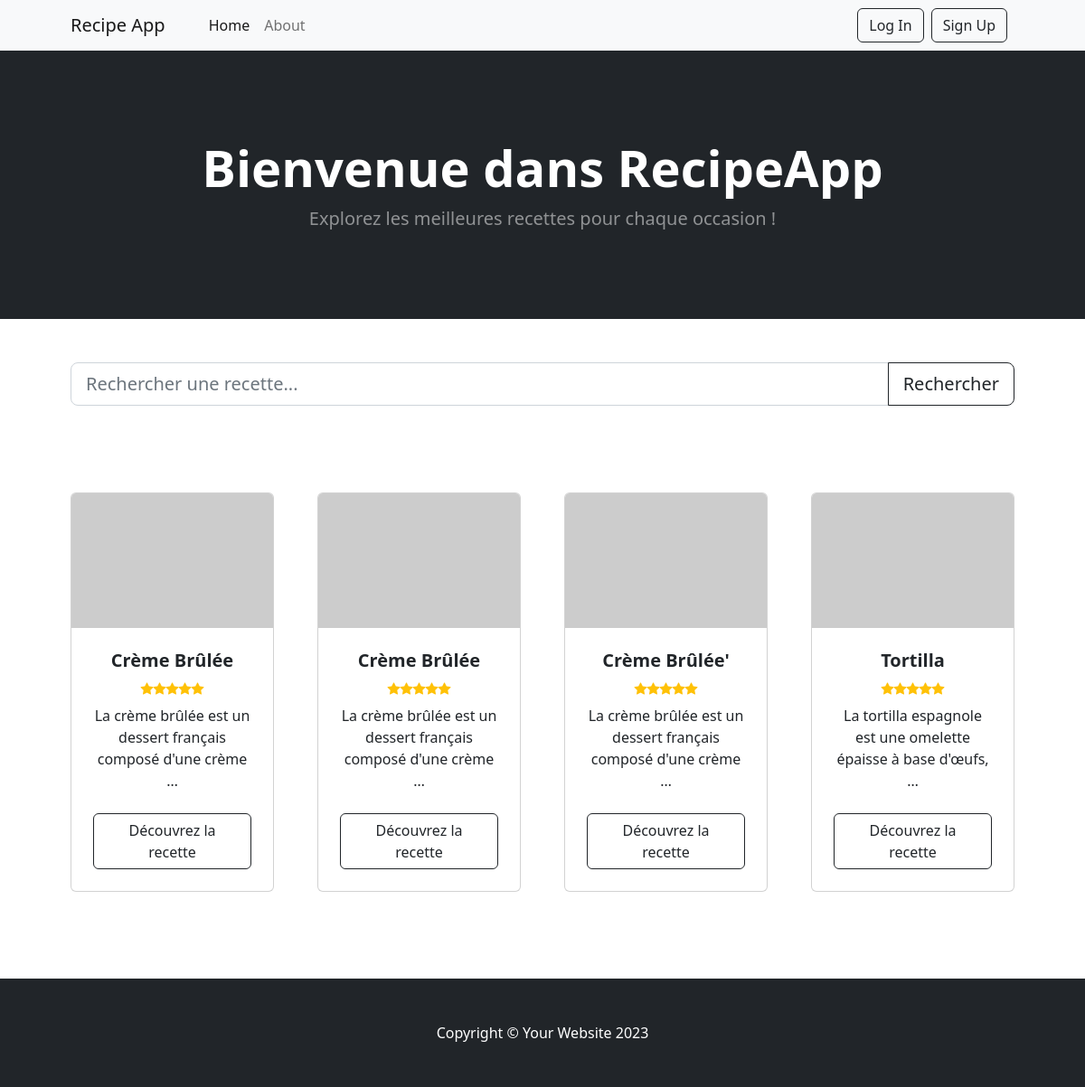
Before: /recipes/ with the older database file.
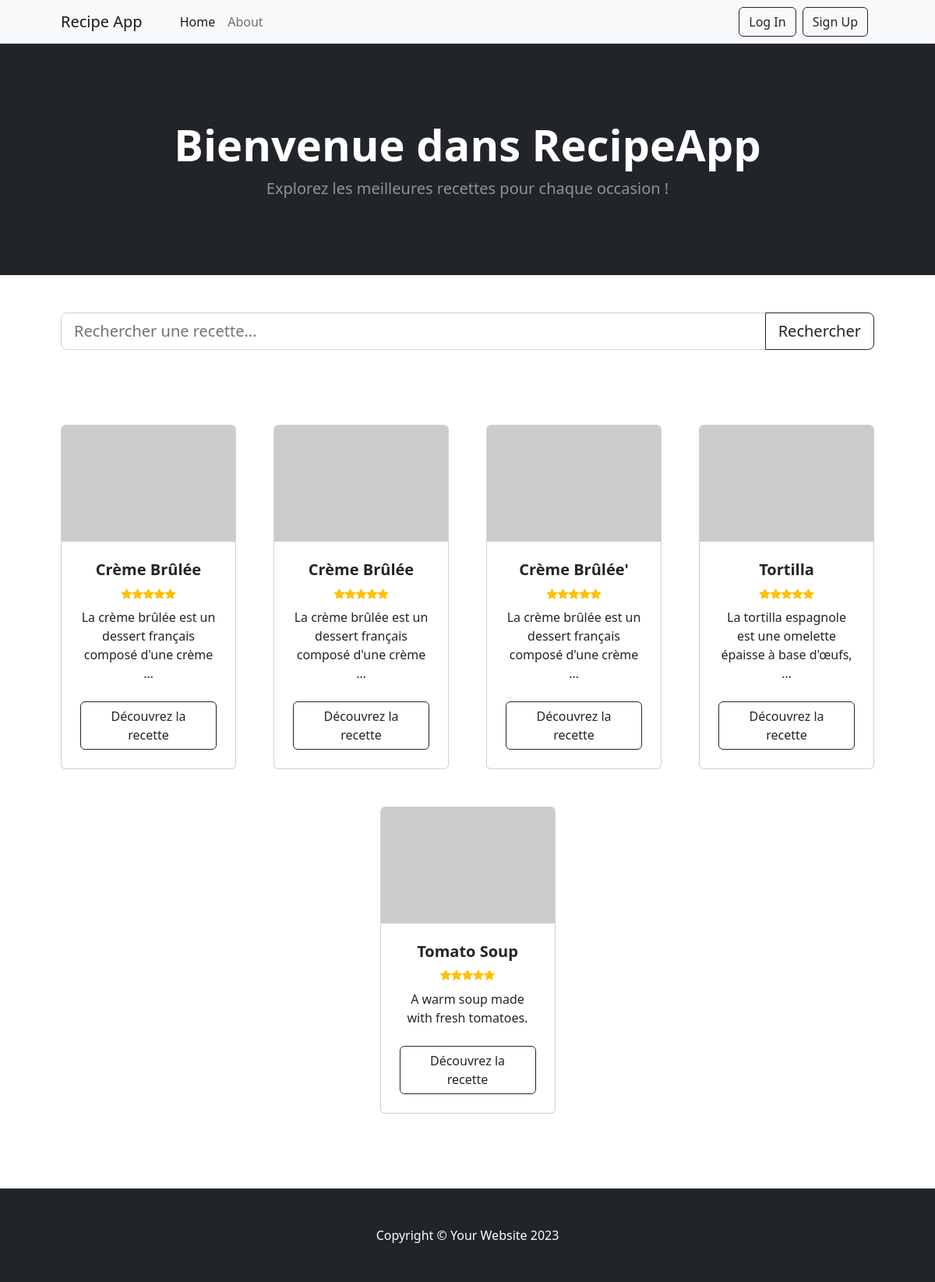
After: the same page with the newer database file.
### recipes/models.py (models this page shows, shortened)
class Recipe(models.Model):
    title = models.CharField(max_length=200)
    description = models.TextField()
    user = models.ForeignKey(User, on_delete=models.SET_NULL, null=True, blank=True)
    instructions = models.TextField()

### recipes/views.py (the view)
# urls.py: path('',recipes.views.index,name='recipes'),
def index(request):
    template = loader.get_template("./recipes/index.html")
    recettes = Recipe.objects.all()
    return HttpResponse(template.render(request=request,context={"recettes":recettes}))

### recipes/templates/recipes/index.html (shortened to what the changed rows need)
<!DOCTYPE html>
<html lang="en">
    <head>
        <link href="https://cdn.jsdelivr.net/npm/bootstrap-icons@1.5.0/font/bootstrap-icons.css" rel="stylesheet" />
        {% load static %}
        <link href="{% static 'recipes/css/styles.css' %}" rel="stylesheet" />
    </head>
    <body>
        <header class="bg-dark py-5">
            <div class="container px-4 px-lg-5 my-5">
                <div class="text-center text-white">
                    <h1 class="display-4 fw-bolder">Bienvenue dans RecipeApp</h1>
                </div>
            </div>
        </header>
        <section class="py-5">
            <div class="container px-4 px-lg-5 mt-5">
                <div class="row gx-4 gx-lg-5 row-cols-2 row-cols-md-3 row-cols-xl-4 justify-content-center">
                {%for recette in recettes%}
                    <div class="col mb-5">
                        <div class="card h-100">
                            <img class="card-img-top" src="https://dummyimage.com/450x300/dee2e6/6c757d.jpg" alt="..." />
                            <div class="card-body p-4">
                                <div class="text-center">
                                    <h5 class="fw-bolder">{{recette.title}}</h5>
                                    <div class="d-flex justify-content-center small text-warning mb-2">
                                        <div class="bi-star-fill"></div>
                                        <div class="bi-star-fill"></div>
                                        <div class="bi-star-fill"></div>
                                        <div class="bi-star-fill"></div>
                                        <div class="bi-star-fill"></div>
                                    </div>
                                    {{recette.description|truncatewords:10}}
                                </div>
                            </div>
                            <div class="card-footer p-4 pt-0 border-top-0 bg-transparent">
                                <div class="text-center"><a class="btn btn-outline-dark mt-auto" href="#">Découvrez la recette</a></div>
                            </div>
                        </div>
                    </div>
                {% endfor %}
                </div>
            </div>
        </section>
    </body>
</html>

Changed rows visible on the page:
added Recipe: title "Tomato Soup", description "A warm soup made with fresh tomatoes."
